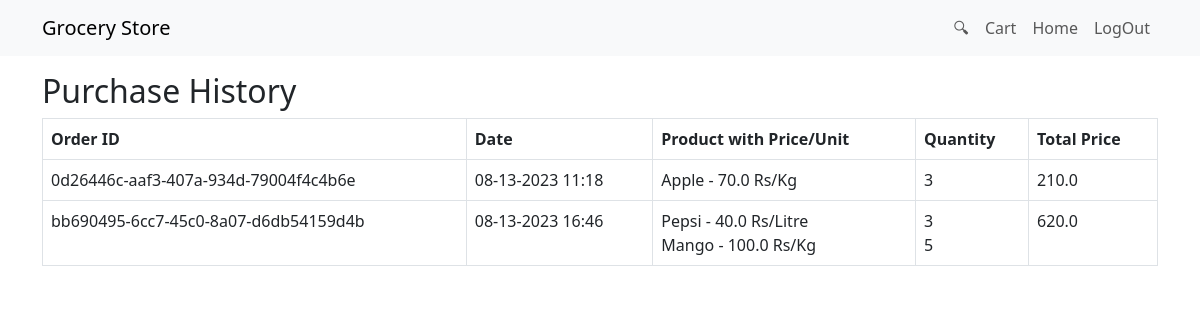
Page /user/history (signed in) on the committed database.
### tables this page shows
CREATE TABLE shopping_history (
                        order_id TEXT,
                        user_id INTEGER,
                        product_id INTEGER,
                        quantity INTEGER,
                        purchase_date TEXT,
                        FOREIGN KEY (user_id) REFERENCES users (id),
                        FOREIGN KEY (product_id) REFERENCES products (id)
                        );

CREATE TABLE products (
                        id INTEGER PRIMARY KEY AUTOINCREMENT,
                        name TEXT NOT NULL,
                        manufacture_date DATE NULL,
                        expiry_date DATE NULL,
                        price REAL NOT NULL,
                        unit TEXT NOT NULL,
                        available_quantity INTEGER NOT NULL,
                        section_id INTEGER,
                        image TEXT,
                        FOREIGN KEY (section_id) REFERENCES sections (id)
                        );

### main.py (the view)
@app.route('/user/history')
def purchase_history():
  if 'user_id' in session:
    user_id = session['user_id']
    user_history = fetch_purchase_history(user_id)
    order_history = {}
    for row in user_history:
      order_id = row[0]
      if order_id not in order_history:
        order_history[order_id] = []
      order_history[order_id].append(row)
    for order_id, items in order_history.items():
      order_total = sum(item[3] * item[4] for item in items)
      order_history[order_id] = (order_history[order_id], order_total)
    return render_template('purchase_history.html',
                           order_history=order_history)
  return redirect(url_for('login'))

### main.py (called while the page is built)
def get_db():
  db = getattr(g, '_database', None)
  if db is None:
    db = g._database = sqlite3.connect('grocery_store.db')
  return db

@app.before_request
def before_request():
  initialize_database()

def add_cors_headers(response):
    response.headers.add('Access-Control-Allow-Origin', '*')
    response.headers.add('Access-Control-Allow-Headers', 'Content-Type')
    response.headers.add('Access-Control-Allow-Methods', 'GET, POST, PUT, DELETE, OPTIONS')
    return response

@app.after_request
def after_request(response):
    if request.method == 'OPTIONS':
        return add_cors_headers(make_response())
    return add_cors_headers(response)

def fetch_purchase_history(user_id):
  cursor = get_db().cursor()
  history_query = '''
        SELECT shopping_history.order_id,
               shopping_history.purchase_date,
               products.name,
               shopping_history.quantity,
               products.price, products.unit
        FROM shopping_history
        JOIN products ON shopping_history.product_id = products.id
        WHERE shopping_history.user_id = ?
    '''
  user_history = cursor.execute(history_query, (user_id, )).fetchall()
  return user_history

### templates/purchase_history.html (shortened to what this page needs)
<!DOCTYPE html>
<html>
<head>
    <link rel="stylesheet" href="{{ url_for('static', filename='css/bootstrap.min.css') }}">
</head>
<body>
    <nav class="navbar navbar-expand-lg navbar-light bg-light fixed-top">
        <div class="container">
            <a class="navbar-brand">Grocery Store</a>
            <div class="collapse navbar-collapse justify-content-end" id="navbarNav">
                <ul class="navbar-nav">
                    <li class="nav-item">
                        <a class="nav-link" href="search">🔍︎</a>
                    </li>
                    <li class="nav-item">
                        <a class="nav-link" href="/user/cart">Cart</a>
                    </li>
                    <li class="nav-item">
                        <a class="nav-link" href="/user/dashboard">Home</a>
                    </li>
                    <li class="nav-item">
                        <a class="nav-link" href="/user/logout">LogOut</a>
                    </li>
                </ul>
            </div>
        </div>
    </nav>
    <div class="container mt-5">
      <br>
        <h2>Purchase History</h2>
        <table class="table table-bordered">
            <thead>
                <tr>
                    <th>Order ID</th>
                    <th>Date</th>
                    <th>Product with Price/Unit</th>
                    <th>Quantity</th>
                    <th>Total Price</th>
                </tr>
            </thead>
            <tbody>
                {% for order_id, order_data in order_history.items() %}
                {% set items, order_total = order_data %}
                <tr>
                    <td>{{ order_id }}</td>
                    <td>{{ items[0][1] }}</td>
                    <td>
                        {% for item in items %}
                            {{ item[2] }} - {{ item[4] }} {{ item[5] }} {{ item[6] }}
                            {% if not loop.last %}<br>{% endif %}
                        {% endfor %}
                    </td>
                    <td>
                        {% for item in items %}
                            {{ item[3] }}
                            {% if not loop.last %}<br>{% endif %}
                        {% endfor %}
                    </td>
                    <td>{{ order_total }}</td>
                </tr>
                {% endfor %}
            </tbody>
        </table>
    </div>
</body>
</html>

### rows in the picture
shopping_history: order "0d26446c-aaf3-407a-934d-79004f4c4b6e", purchase_date "08-13-2023 11:18", name "Apple", price "70.0", unit "Rs/Kg", quantity "3", order_total "210.0"
shopping_history: order "bb690495-6cc7-45c0-8a07-d6db54159d4b", purchase_date "08-13-2023 16:46", name "Pepsi", price "40.0", unit "Rs/Litre", quantity "3", order_total "620.0"
shopping_history: name "Mango", price "100.0", unit "Rs/Kg", quantity "5"
